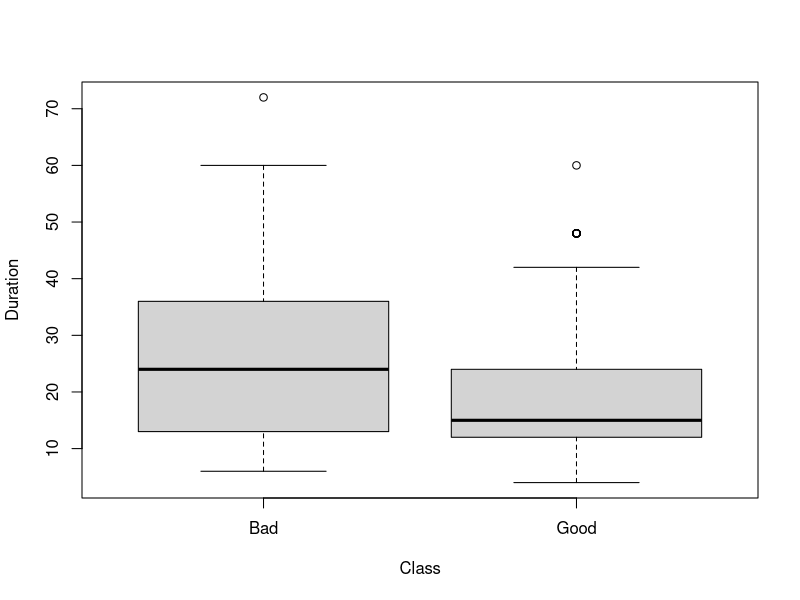
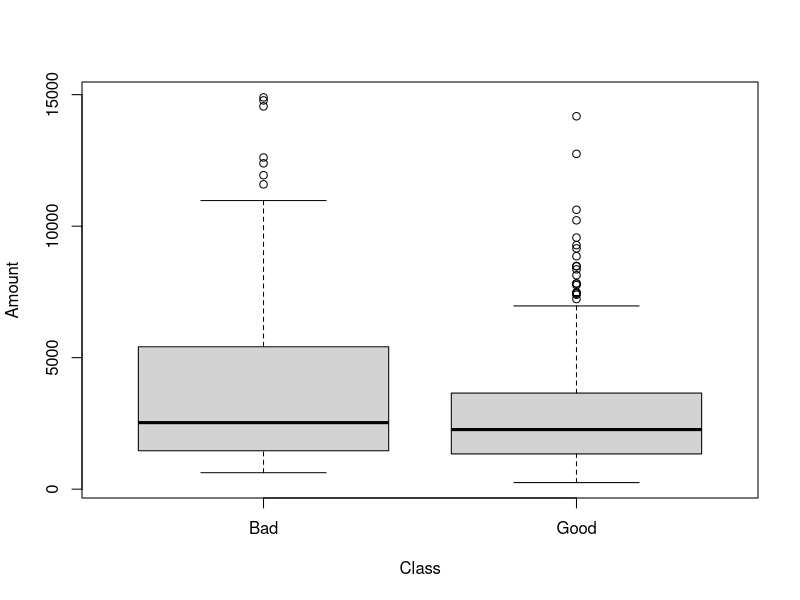

The R script that drew these images, in order:
## ---- chunk 1
# Enter your name here: Alireza Zarrinmehr
## ---- chunk 2
# 1. I did this lab assignment by myself, with help from the book and the professor.
## ---- chunk 3
library(caret)
library(kernlab)
library(reshape2)
## ---- chunk 4
data("GermanCredit")
#just the first 10 columns.
subCredit <- GermanCredit[,1:10]
str(subCredit)
## ---- chunk 5
help(GermanCredit)
#There are two categories for the credit worthiness of these data: good and bad
#Most people have good credits. it has 1000 rows and 62 columns
## ---- chunk 6
set.seed(111)
trainList <- createDataPartition(y=subCredit$Class,p=.70,list=FALSE)
summary(trainList)
## ---- chunk 7
trainList <- createDataPartition(y=subCredit$Class,p=.40,list=FALSE)
summary(trainList)
## ---- chunk 8
#These are indexes that are used for sampling.
## ---- chunk 9
trainSet <- subCredit[trainList,]
## ---- chunk 10
testSet <- subCredit[-trainList,]
## ---- chunk 11
boxplot(Duration ~  Class, data = trainSet)
boxplot(Amount ~  Class, data = trainSet)
## ---- chunk 12
? ksvm
set.seed(111)
library(kernlab)
svmModel <- ksvm(Class ~ . , data = trainSet, C = 5, cross = 3, prob.model = TRUE)

## ---- chunk 13
svmModel
# The accuracy is around 70.5. Thus it depends on the no information rate. If the accuracy is more than no information rate, this is a good model.
## ---- chunk 14
predout <- predict(svmModel, newdata = testSet, type = "response")
predout
## ---- chunk 15
str(predout)
table(predout,testSet$Class)
## ---- chunk 16
sum(diag(table(predout, testSet$Class)))/sum(table(predout, testSet$Class))
## ---- chunk 17
confusionMatrix(predout, testSet$Class)
